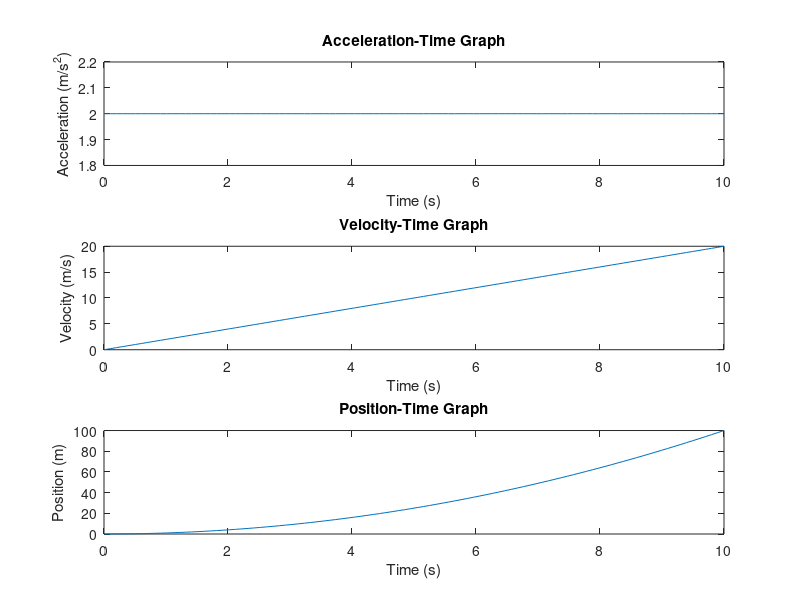

This figure's MATLAB source:
clear;
% Set time range
t = linspace(0, 10, 100); % 100 points from 0 to 10 seconds

% Set constant acceleration
a = 2; % Acceleration is 2 m/s^2

% Calculate velocity and position
v = a * t; % Velocity = Acceleration * Time
x = 0.5 * a * t.^2; % Position = 0.5 * Acceleration * Time^2

% Create figure window
figure;

% Plot acceleration-time graph
subplot(3, 1, 1);
plot(t, a * ones(size(t)));
title('Acceleration-Time Graph');
xlabel('Time (s)');
ylabel('Acceleration (m/s^2)');

% Plot velocity-time graph
subplot(3, 1, 2);
plot(t, v);
title('Velocity-Time Graph');
xlabel('Time (s)');
ylabel('Velocity (m/s)');

% Plot position-time graph
subplot(3, 1, 3);
plot(t, x);
title('Position-Time Graph');
xlabel('Time (s)');
ylabel('Position (m)');

